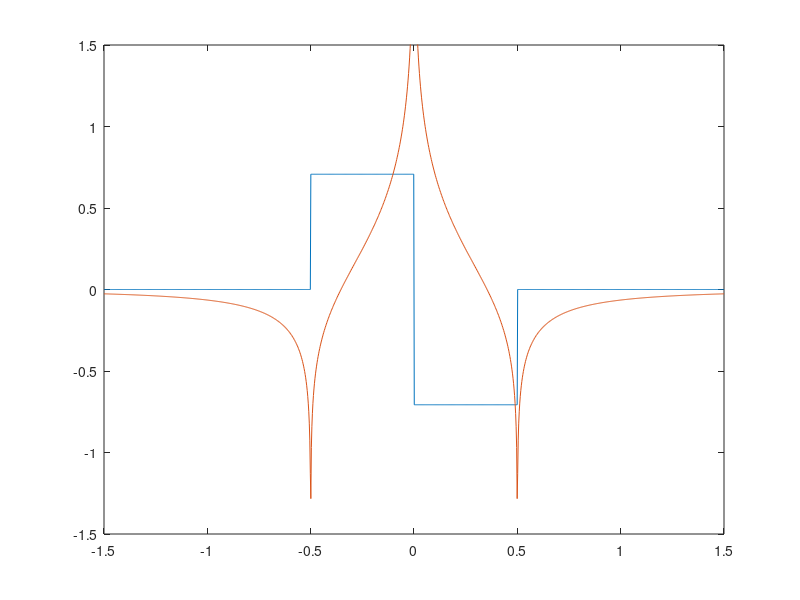

Reproduce this figure in MATLAB.
# (C) 2019 Roy Seitz
# Generate data points for a Haar-Wavelet and its hilbert transform

n = 200; N = 6 * n;
t = linspace(-1.5, 1.5, N)';

h = 1 / sqrt(2) * [zeros(2*n, 1); ones(n,1); -ones(n, 1); zeros(2*n, 1)];

hh = 1 / (sqrt(2) * pi) * log( abs((t .^2 - 0.25 ) ./ t.^2));

f = h + 1i * hh;
plot(t, [h, hh]); xlim([-1.5, 1.5]); ylim([-1.5, 1.5]);

fp = fopen('./haar.data', 'w');
fprintf(fp, 't im envp envn\n');
for i = 1:N
  fprintf(fp, '%6.5f %6.5f %6.5f %6.5f\n', t(i), hh(i), abs(f(i)), -abs(f(i)));
end
fclose(fp);
